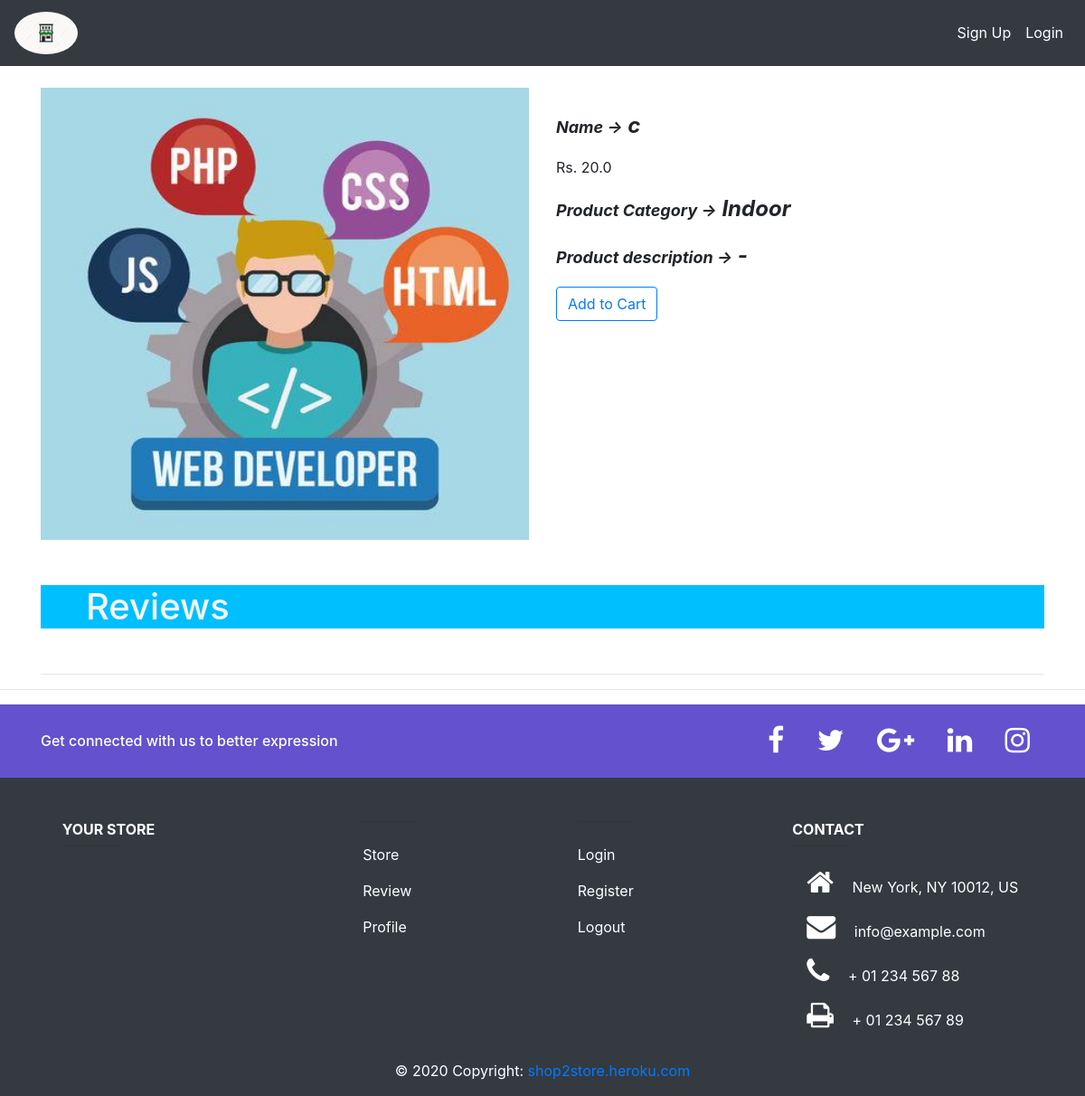
The app's page /customer/product_detail/c with its own data.
### seller/models.py (models this page shows, shortened)
class Product(models.Model):
    Category = (('Indoor','Indoor'),('Out Door','Out Door'))
    seller = models.ForeignKey(to=MyProfile,on_delete=models.CASCADE)
    name = models.CharField(max_length=200)
    price = models.FloatField()
    discount_price = models.FloatField(default=0)
    Category = models.CharField(max_length=100,choices = Category)
    description = models.TextField()
    image = models.ImageField(upload_to='product/')
    cr_date = models.DateTimeField(auto_now_add=True)
    tag = models.ManyToManyField(Tag)
    slug = models.SlugField(null=True,unique=True)
    product_status = models.BooleanField(default=True)
    @property
    def discount(self):
        price = self.price
        sell_p =self.discount_price
        main_p = price - sell_p
        discount_per = (main_p*100)/price
        return discount_per

### customer/views.py (the view)
# urls.py: path('product_detail/<slug:slug>',views.prodcut_detail,name='product_detail'),
def prodcut_detail(req,slug):
    product_detail = Product.objects.get(slug = slug)
    all_review = Review.objects.filter(product_name = product_detail)
    if req.user.is_authenticated:
        customer = req.user.myprofile
        order = Orders.objects.get(customer=customer,complete=False)
        cartItem = order.get_cart_items
    else:
        cartItem={'get_cart_total':0,'get_cart_items':0 }
    context = {'product_detail':product_detail,"cartItem":cartItem,'reviews':all_review}
    return render(req,'customer/product_detail.html',context)

### customer/templates/customer/product_detail.html (shortened to what this page needs)
{% extends 'accounts/base.html'%} {% load static %} {% block body %}
<br>
<div class="container">
    <div class="row">
        <div class="col-md-6 col-lg-6 col-xl-6 mx-auto">
            <img src="{{product_detail.image.url}}" style="width: 100%; height: 500px;" alt="Product Image">
    </div>
    <div class="col-md-6 col-lg-6 col-xl-6 mx-auto">
        <br>
        <p class="product-style">Name <span>-></span><span style="font-size:x-large;">
                    {{product_detail.name}}</span></p>
        {% if product_detail.discount < 100 %}
        <p style="font-size:large;"><span style="font-size: larger;margin-right: 50px;font-style: italic;font-weight: bold;">Product Price:</span><span><del>Rs. {{product_detail.price}}</del></span><span style="margin-left: 10px;"> {{product_detail.discount_price}}</span>
            {% else %}
            <p>Rs. {{product_detail.price}}</p>
            {% endif %}
            <p class="product-style">Product Category <span>-></span></span><span style="font-size:x-large;">
                    {{product_detail.Category}}</span></p>
            <p class="product-style">Product description <span>-></span></span><span style="font-size:x-large;">
                    {{product_detail.description}}</span></p>
            <button data-product="{{product_detail.id}}" data-action="add" data-url="{% url 'update_item' %}" class="btn btn-outline-primary add-btn update-cart ">Add to Cart</button>
    </div>
</div>
<div style="background-color: deepskyblue;">
    <h1 style="margin: 50px; color:whitesmoke;">Reviews</h1>
</div>
<hr>
</div>
{% endblock %}

### static/css/main.css (style rules this page uses)
body { background-color:white }
.product-style { font-size:large; margin-right :50px; font-style : italic; font-weight: bold; }

### records on screen
Product: image (picture), name "c", price "20.0", Category "Indoor", description "-"
